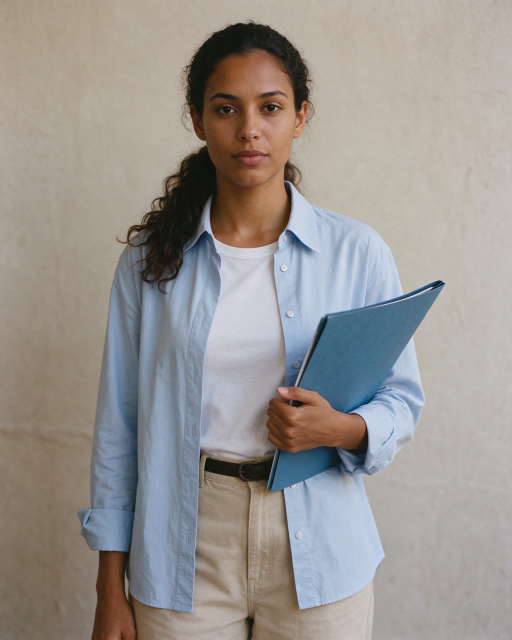
#> input picture novelinhas/ep004-senhora-do-cafe/refs/ref_ana.jpg, 1024 x 1280 px (shown at 1/2 size)
$ python -i producao.py   (imports and definitions only)
#> lines starting #> are read from the running program, lines starting #| are printed output that depends on the picture
#!/usr/bin/env python3
"""
Produção com travas de continuidade (segue o briefing.md do episódio).

  python producao.py <pasta-do-episodio> --limite 3.0 [--so-mestres]

Ordem:
  1. referências fixas dos personagens (seed fixa)
  2. imagens-mestras dos planos (refs dos personagens + mestre do cenário; seed fixa por plano)
  3. vozes pt-BR (sem instrução de tom, silêncio cortado, 8% mais rápido)
  4. vídeos em ordem de dependência; "primeiro_quadro_de": N usa o ÚLTIMO quadro real do vídeo N
  5. checagem automática de rosto (LBP x referência) e cor (ΔE Lab entre planos vizinhos),
     com no máximo 1 nova tentativa por plano e teto de US$ 0,60 em novas tentativas
  6. correção de cor única (igualada ao plano mestre) + montagem + card final + -14 LUFS
  7. relatório de continuidade (pares de quadros de cada corte)
"""
import argparse
import json
import math
import subprocess
from pathlib import Path

import cv2
import numpy as np

import mininovela as mn
import novelinha as nv

W, H, FPS = mn.W, mn.H, mn.FPS
LIMIAR_ROSTO_FATOR = 1.35
LIMIAR_COR_DE = 12.0
MAX_TENTATIVAS_EXTRAS = 1
TETO_RETENTATIVAS = 0.60


# --------------------------------------------------------------------------- utilidades de imagem

# [12 lines left out: function quadro, not called in this run]


_frontal = cv2.CascadeClassifier(cv2.data.haarcascades + "haarcascade_frontalface_default.xml")
_perfil = cv2.CascadeClassifier(cv2.data.haarcascades + "haarcascade_profileface.xml")


def _caixas(cinza):
    """Rostos de frente e de perfil (nos dois sentidos), sem duplicatas."""
    larg = cinza.shape[1]
    cx = [tuple(r) for r in _frontal.detectMultiScale(cinza, 1.1, 5, minSize=(60, 60))]
    cx += [tuple(r) for r in _perfil.detectMultiScale(cinza, 1.1, 4, minSize=(60, 60))]
    cx += [(larg - x - w, y, w, h) for (x, y, w, h) in _perfil.detectMultiScale(cv2.flip(cinza, 1), 1.1, 4, minSize=(60, 60))]
    cx.sort(key=lambda r: -r[2] * r[3])
    unicas = []
    for (x, y, w, h) in cx:
        if all(abs((x + w / 2) - (u[0] + u[2] / 2)) > max(w, u[2]) * 0.5 for u in unicas):
            unicas.append((x, y, w, h))
    return unicas


# [4 lines left out: function rostos, not called in this run]


def maior_rosto(img_path):
#> called with img_path = 'ep004-senhora-do-cafe/refs/ref_ana.jpg'
    cinza = cv2.imread(str(img_path), cv2.IMREAD_GRAYSCALE)
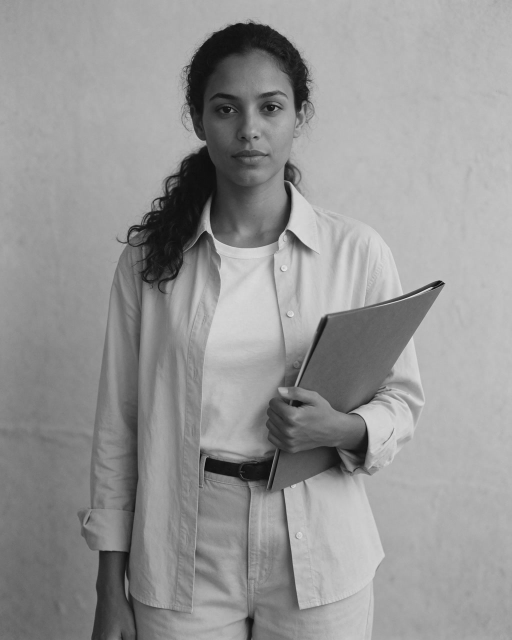
#> cinza: shape (1280, 1024) (shown at 1/2 size); min 4, max 238, mean 149.4
    cx = _caixas(cinza)
#> in _caixas, `cx = [tuple(r) for r in _frontal.detectMultiScale(cinza, 1.1, 5, minSi..`: cx = [(190, 834, 70, 70), (384, 987, 125, 125), (378, 121, 243, 243)]
#> in _caixas, `cx += [tuple(r) for r in _perfil.detectMultiScale(cinza, 1.1, 4, minSi..`: cx = [(190, 834, 70, 70), (384, 987, 125, 125), (378, 121, 243, 243), (436, 125, 210, 210)]
#> in _caixas, `cx += [(larg - x - w, y, w, h) for (x, y, w, h) in _perfil.detectMulti..`: cx = [(190, 834, 70, 70), (384, 987, 125, 125), (378, 121, 243, 243), (436, 125, 210, 210), (361, 124, 223, 223)]
#> the loop in _caixas, `for (x, y, w, h) in cx:` made 5 passes
#> after the loop in _caixas, `for (x, y, w, h) in cx:`: unicas = [(378, 121, 243, 243), (190, 834, 70, 70)]
#> cx = [(378, 121, 243, 243), (190, 834, 70, 70)]
    if not cx:
        return None
    x, y, w, h = cx[0]
#> x = 378; y = 121; w = 243; h = 243
    return cv2.resize(cinza[y:y + h, x:x + w], (160, 160))
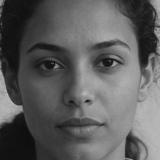
#> returned value: shape (160, 160); min 14, max 186, mean 93.7


# [4 lines left out: function media_lab, not called in this run]


def delta_e(a, b):
    return float(np.linalg.norm(media_lab(a) - media_lab(b)))


# [10 lines left out: function treinar_individuais, not called in this run]


def dist_rosto(rec, nome, rosto):
    return rec[nome].predict(rosto)[1]


# --------------------------------------------------------------------------- produção

# [325 lines left out: functions produzir, ganho_cor, not called in this run]


GRADE = "eq=contrast=1.04:saturation=1.06:gamma=0.98,colorbalance=rs=0.02:gs=0.0:bs=-0.03:rh=0.03:bh=-0.02"


# [117 lines left out: functions montar, mn_montar_audio, main, not called in this run]


# [2 lines not run here, left out]

>>> result = maior_rosto('ep004-senhora-do-cafe/refs/ref_ana.jpg')
